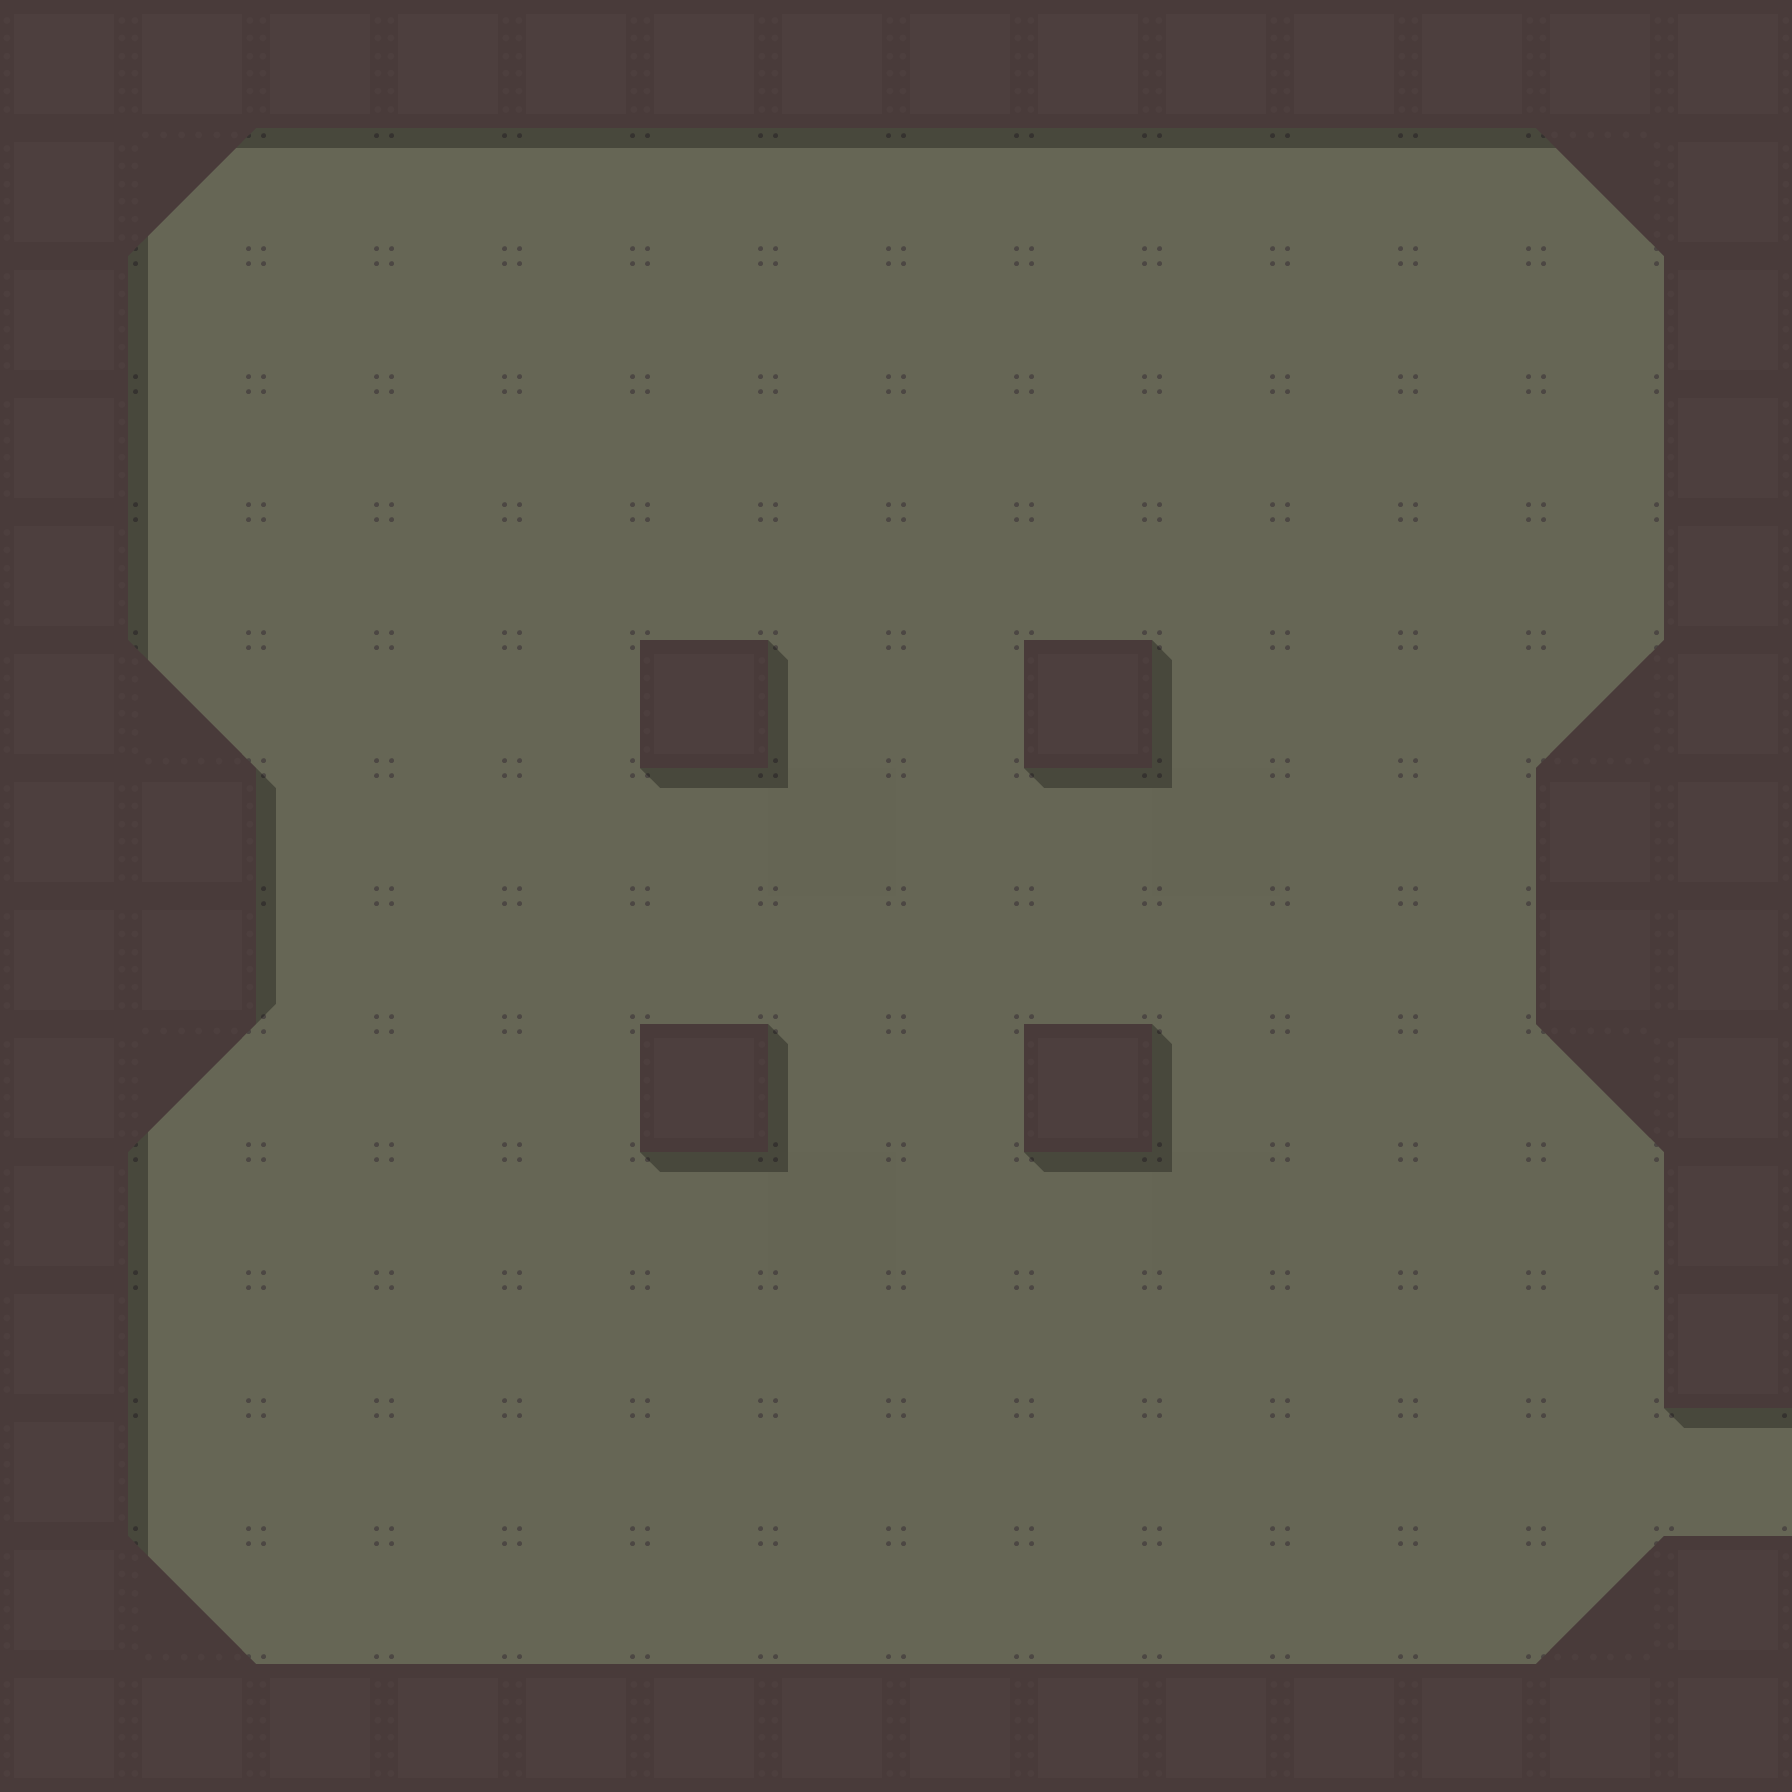

Rendered tile map (Tiled .tmx) drawn with the repository's tilesets; below, a short description and the map source with its tile grids summarised:
An orthogonal 14x14 tile map with 128x128 px tiles, 3 tile layers (Floor, WallShadow, Walls) and 4 objects (playerSpawn, laserGate.vertical.ff00ffff.2).

<map version="1.0" orientation="orthogonal" renderorder="right-down" width="14" height="14" tilewidth="128" tileheight="128" nextobjectid="3">
 <properties>
  <property name="unity:scale" value="0.02" />
 </properties>
 <tileset firstgid="1" name="MetalTiles" tilewidth="128" tileheight="128" tilecount="32" columns="4">
  <image source="../../images/MetalTiles.png" width="512" height="1024" />
  <tile id="2">
   <objectgroup draworder="index">
    <object id="0" x="0" y="0" width="128" height="128" />
   </objectgroup>
  </tile>
  <tile id="4">
   <objectgroup draworder="index">
    <object id="0" x="3" y="4">
     <polygon points="-3,-4 127,-4 -3,127" />
    </object>
   </objectgroup>
  </tile>
 </tileset>
 <layer name="Floor" width="14" height="14">
  <properties>
   <property name="unity:sortingLayerName" value="ground" />
   <property name="unity:sortingOrder" value="0" />
  </properties>
  <data>[196 cells, 142 non-empty, 1 distinct tile ids]</data>
 </layer>
 <layer name="WallShadow" width="14" height="14">
  <properties>
   <property name="unity:sortingLayerName" value="wallShadows" />
   <property name="unity:sortingOrder" value="0" />
  </properties>
  <data>[196 cells, 37 non-empty, 4 distinct tile ids]</data>
 </layer>
 <layer name="Walls" width="14" height="14">
  <properties>
   <property name="unity:layer" value="environment" />
   <property name="unity:sortingLayerName" value="walls" />
   <property name="unity:sortingOrder" value="0" />
  </properties>
  <data>[196 cells, 68 non-empty, 3 distinct tile ids]</data>
 </layer>
 <objectgroup name="Markers">
  <object id="1" name="playerSpawn" x="832.503" y="835.631" width="128" height="128" rotation="359.466">
   <ellipse />
  </object>
  <object id="2" name="laserGate.vertical.ff00ffff.2" x="1707.03" y="1442.79" width="54" height="46" />
 </objectgroup>
</map>
